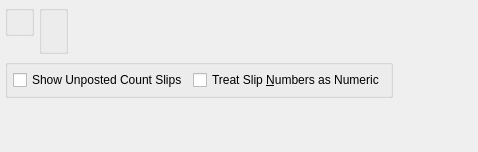
<?xml version="1.0" encoding="UTF-8"?>
<ui version="4.0">
 <comment>This file is part of the xTuple ERP: PostBooks Edition, a free and
open source Enterprise Resource Planning software suite,
Copyright (c) 1999-2019 by OpenMFG LLC, d/b/a xTuple.
It is licensed to you under the Common Public Attribution License
version 1.0, the full text of which (including xTuple-specific Exhibits)
is available at www.xtuple.com/CPAL.  By using this software, you agree
to be bound by its terms.</comment>
 <class>dspCountSlipsByWarehouse</class>
 <widget class="QWidget" name="dspCountSlipsByWarehouse">
  <property name="geometry">
   <rect>
    <x>0</x>
    <y>0</y>
    <width>478</width>
    <height>152</height>
   </rect>
  </property>
  <property name="windowTitle">
   <string>Count Slips by Site</string>
  </property>
  <layout class="QVBoxLayout" name="verticalLayout_2">
   <item>
    <layout class="QHBoxLayout" name="horizontalLayout_3">
     <item>
      <layout class="QVBoxLayout" name="verticalLayout">
       <property name="spacing">
        <number>0</number>
       </property>
       <item>
        <widget class="WarehouseGroup" name="_warehouse">
         <property name="title">
          <string/>
         </property>
         <property name="fixedSize">
          <bool>false</bool>
         </property>
        </widget>
       </item>
       <item>
        <spacer name="verticalSpacer_2">
         <property name="orientation">
          <enum>Qt::Vertical</enum>
         </property>
         <property name="sizeHint" stdset="0">
          <size>
           <width>20</width>
           <height>0</height>
          </size>
         </property>
        </spacer>
       </item>
      </layout>
     </item>
     <item>
      <widget class="QGroupBox" name="_dateGroup">
       <property name="title">
        <string/>
       </property>
       <layout class="QGridLayout" name="gridLayout_2">
        <item row="0" column="0">
         <widget class="DateCluster" name="_dates"/>
        </item>
       </layout>
      </widget>
     </item>
     <item>
      <spacer name="horizontalSpacer">
       <property name="orientation">
        <enum>Qt::Horizontal</enum>
       </property>
       <property name="sizeHint" stdset="0">
        <size>
         <width>0</width>
         <height>20</height>
        </size>
       </property>
      </spacer>
     </item>
    </layout>
   </item>
   <item>
    <layout class="QHBoxLayout" name="horizontalLayout_2">
     <item>
      <widget class="QGroupBox" name="_optionsGroup">
       <property name="title">
        <string/>
       </property>
       <layout class="QHBoxLayout" name="horizontalLayout">
        <item>
         <widget class="XCheckBox" name="_showUnposted">
          <property name="text">
           <string>Show Unposted Count Slips</string>
          </property>
         </widget>
        </item>
        <item>
         <widget class="XCheckBox" name="_numericSlips">
          <property name="text">
           <string>Treat Slip &amp;Numbers as Numeric</string>
          </property>
         </widget>
        </item>
       </layout>
      </widget>
     </item>
     <item>
      <spacer>
       <property name="orientation">
        <enum>Qt::Horizontal</enum>
       </property>
       <property name="sizeType">
        <enum>QSizePolicy::Expanding</enum>
       </property>
       <property name="sizeHint" stdset="0">
        <size>
         <width>0</width>
         <height>20</height>
        </size>
       </property>
      </spacer>
     </item>
    </layout>
   </item>
   <item>
    <spacer name="verticalSpacer">
     <property name="orientation">
      <enum>Qt::Vertical</enum>
     </property>
     <property name="sizeHint" stdset="0">
      <size>
       <width>20</width>
       <height>0</height>
      </size>
     </property>
    </spacer>
   </item>
  </layout>
 </widget>
 <layoutdefault spacing="5" margin="5"/>
 <customwidgets>
  <customwidget>
   <class>DateCluster</class>
   <extends>QWidget</extends>
   <header>datecluster.h</header>
   <container>1</container>
  </customwidget>
  <customwidget>
   <class>WarehouseGroup</class>
   <extends>QGroupBox</extends>
   <header>warehousegroup.h</header>
   <container>1</container>
  </customwidget>
  <customwidget>
   <class>XCheckBox</class>
   <extends>QCheckBox</extends>
   <header>xcheckbox.h</header>
  </customwidget>
 </customwidgets>
 <tabstops>
  <tabstop>_warehouse</tabstop>
 </tabstops>
 <resources/>
 <connections/>
</ui>
